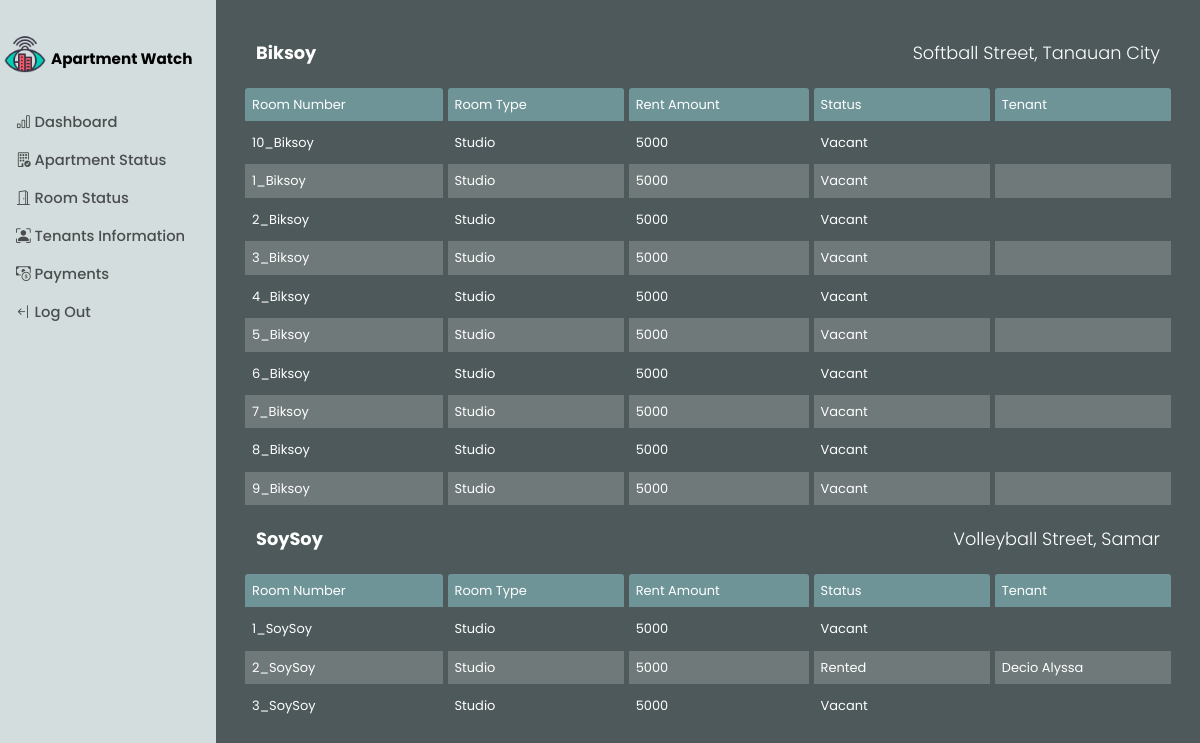
Screenshot of /roomStatus.php (signed in) with the database file from the repository.
### tables this page shows
CREATE TABLE `rooms_table` (
  `Room_ID` varchar(50) NOT NULL,
  `Tenant_ID` int(11) DEFAULT NULL,
  `Apartment_ID` varchar(60) DEFAULT NULL,
  `Room_Type` text DEFAULT NULL,
  `Room_Status` text DEFAULT 'Vacant' COMMENT 'Automatically set to Vacant if Tenant_ID is empty',
  `Rent_Amount` int(11) DEFAULT NULL
);

CREATE TABLE `building_table` (
  `Building_ID` varchar(50) NOT NULL,
  `Owner_ID` int(11) NOT NULL,
  `Building_Name` varchar(50) NOT NULL,
  `Building_Street_Address` varchar(70) DEFAULT NULL,
  `Building_City_Address` varchar(70) DEFAULT NULL,
  `Building_Status` varchar(30) NOT NULL,
  `Total_Rooms` int(11) DEFAULT NULL
);

### roomStatus.php (the view, shortened to what this page needs)
<?php
include './model/databaseConnection.php';
include_once './includes/header.php';
?>
<link rel="stylesheet" href="./styles/style_apartment_status.css">
</head>
<body>
    <div class="body-content d-flex">
        <div class="side-nav-bar d-none d-sm-block">
            <?php include './includes/navigation.php' ?>
        </div>
        <div class="main-content container-fluid p-4">
            <div class="mb-4"  data-aos="fade-up"  data-aos-duration="1300">
            <?php
            $query = "
                SELECT
                    b.Building_Name AS Apartment,
                    b.Building_Street_Address AS Address,
                    b.Building_City_Address AS City,
                    r.Room_ID AS RoomNumber,
                    r.Room_Type AS RoomType,
                    r.Rent_Amount AS RentAmount,
                    r.Room_Status AS RoomStatus,
                    CONCAT(t.First_Name, ' ', t.Last_Name) AS Tenant
                FROM
                    owner_acc_table o
                JOIN
                    building_table b ON o.Account_ID = b.Owner_ID
                LEFT JOIN
                    rooms_table r ON b.Building_ID = r.Apartment_ID
                LEFT JOIN
                    tenants_table t ON r.Tenant_ID = t.Tenant_ID
                WHERE
                    o.Account_ID = :user_id
                ORDER BY
                    b.Building_Name, r.Room_ID;
            ";
            $statement = $PHP_Data_Object->prepare($query);
            $statement->bindParam(':user_id', $_SESSION['user_id']);
            $statement->execute();
            $AllRooms = $statement->fetchAll(PDO::FETCH_ASSOC);
            if (count($AllRooms) > 0) {
                $groupedApartments = [];
                foreach ($AllRooms as $apartmentRooms) {
                    $groupedApartments[$apartmentRooms['Apartment']][] = $apartmentRooms;
                }
                foreach ($groupedApartments as $apartmentName => $rooms) {
                    $address = $rooms[0]['Address'] . ', ' . $rooms[0]['City'];
                    ?>
                    <div class="apartment-name d-flex align-items-end justify-content-between px-3 mt-3">
                        <p class="fw-bold"><?php echo htmlspecialchars($apartmentName); ?></p>
                        <p class="fw-light"><?php echo htmlspecialchars($address); ?></p>
                    </div>
                    <div>
                        <table class="">
                            <thead>
                                <tr>
                                    <td class="" scope="col">Room Number</td>
                                    <td scope="col">Room Type</td>
                                    <td scope="col">Rent Amount</td>
                                    <td scope="col">Status</td>
                                    <td scope="col">Tenant</td>
                                </tr>
                            </thead>
                            <tbody>
                                <?php
                                foreach ($rooms as $room) {
                                ?>
                                <tr>
                                    <td><?php echo htmlspecialchars($room['RoomNumber']); ?></td>
                                    <td><?php echo htmlspecialchars($room['RoomType']); ?></td>
                                    <td><?php echo htmlspecialchars($room['RentAmount']); ?></td>
                                    <td><?php echo htmlspecialchars($room['RoomStatus']); ?></td>
                                    <td><?php echo htmlspecialchars($room['Tenant']); ?></td>
                                </tr>
                                <?php
                                }
                                ?>
                            </tbody>
                        </table>
                    </div>
                <?php
                }
            } else {
                ?>
                <p class="text-center text-white">You don't have an apartment, <span class="fs-1">GO BUILD SOME!!!</span></p>
            <?php
            }
            ?>
            </div>
        </div>
    </div>
</body>
</html>

### includes/header.php (shortened to what this page needs)
<!DOCTYPE html>
<html lang="en">
<head>
    <link href="https://cdn.jsdelivr.net/npm/bootstrap@5.3.3/dist/css/bootstrap.min.css" rel="stylesheet">
    <link rel="stylesheet" href="https://cdn.jsdelivr.net/npm/bootstrap-icons@1.11.3/font/bootstrap-icons.min.css">
    <link rel="stylesheet" href="./styles/interface.css">
    <link href="https://unpkg.com/aos@2.3.1/dist/aos.css" rel="stylesheet">

### includes/navigation.php
<nav class="navbar mt-3">
    <div class="logo-container text-wrap d-flex align-items-center">
        <a href="#" class="navbar-brand">
            <img class="navbar-logo d-inline-block align-text-center" src="./images/AW-logo.png" alt="Navbar Logo">
        </a>
        <p class="mt-4">Apartment Watch</p>
    </div>
    <ul class="navbar-nav mt-3">
        <?php
            $navigation_links = array (
                'Dashboard' => ['dashboard.php', 'bi bi-bar-chart'],
                'Apartment Status' => ['apartmentStatus.php', 'bi bi-building-check'],
                'Room Status' => ['roomStatus.php', 'bi bi-door-open'],
                'Tenants Information' => ['tenantsInformation.php', 'bi bi-person-bounding-box'],
                'Payments' => ['paymentStatus.php', 'bi bi-cash-coin'],
                'Log Out' => ['./model/logout.php', 'bi bi-arrow-bar-left']
            );
            foreach($navigation_links as $navItem => $navLink) {
                echo "
                <li class='nav-item'>
                    <a class='nav-link mx-3' href='$navLink[0]'><i class='$navLink[1]'></i> $navItem</a>
                </li>
                ";
            };
        ?>
    </ul>
</nav>

### styles/interface.css (style rules this page uses)
* { font-family: 'Poppins', sans-serif; box-sizing: border-box; margin: 0; padding: 0; }
:root { --body-color: #304647; --card-color: #4d595a; --mdj-white: #d4dddd; --title-color: #385e62; --font-color: #9ec7c5; --secondary-font-color: #2a9ba7; --button-color: #83b6b4; --button-hover-color: #8bc6c4; --text-hover: #7ba9a8; }
body { background-color: var(--card-color); min-height: 100vh; }
.navbar-logo { width: 50px; height: auto; margin-right: -15px; }
.logo-container > p { font-weight: 700; color: #000; font-size: 0.95rem; padding-bottom: -10px; }
.logo-container { text-wrap: wrap; }
.side-nav-bar, .main-content { height: 100vh; }
.main-content { flex: 82%; }
.side-nav-bar { flex: 18%; background-color: var(--mdj-white); }
.side-nav-bar a { font-weight: 500; font-size: 0.92rem; }

### styles/style_apartment_status.css (style rules this page uses)
.apartment-name > p { color: #fff; font-size: 1.11rem; }
table { width: 100%; border-collapse: separate; border-spacing: 5px; }
table thead tr td { background-color: #6e9497; border-top-left-radius: 3px; border-top-right-radius: 3px; }
table tbody tr:nth-child(even) { background-color: #ffffff32; }
table thead tr td, table tbody tr td { max-width: 8rem; min-width: 6rem; text-align: start; padding: 0; font-size: 0.81rem; color: #fff; padding: 7px; text-overflow: ellipsis; overflow: hidden; white-space: nowrap; }

### rows the page displays
rooms_table: apartmentName "Biksoy", Apartment_ID.Building_City_Address "Softball Street, Tanauan City", Room_ID "10_Biksoy", Room_Type "Studio", Rent_Amount "5000", Room_Status "Vacant"
rooms_table: Room_ID "1_Biksoy", Room_Type "Studio", Rent_Amount "5000", Room_Status "Vacant"
rooms_table: Room_ID "2_Biksoy", Room_Type "Studio", Rent_Amount "5000", Room_Status "Vacant"
rooms_table: Room_ID "3_Biksoy", Room_Type "Studio", Rent_Amount "5000", Room_Status "Vacant"
rooms_table: Room_ID "4_Biksoy", Room_Type "Studio", Rent_Amount "5000", Room_Status "Vacant"
rooms_table: Room_ID "5_Biksoy", Room_Type "Studio", Rent_Amount "5000", Room_Status "Vacant"
rooms_table: Room_ID "6_Biksoy", Room_Type "Studio", Rent_Amount "5000", Room_Status "Vacant"
rooms_table: Room_ID "7_Biksoy", Room_Type "Studio", Rent_Amount "5000", Room_Status "Vacant"
rooms_table: Room_ID "8_Biksoy", Room_Type "Studio", Rent_Amount "5000", Room_Status "Vacant"
rooms_table: Room_ID "9_Biksoy", Room_Type "Studio", Rent_Amount "5000", Room_Status "Vacant"
rooms_table: apartmentName "SoySoy", Apartment_ID.Building_City_Address "Volleyball Street, Samar", Room_ID "1_SoySoy", Room_Type "Studio", Rent_Amount "5000", Room_Status "Vacant"
rooms_table: Room_ID "2_SoySoy", Room_Type "Studio", Rent_Amount "5000", Room_Status "Rented", Tenant "Decio Alyssa"
rooms_table: Room_ID "3_SoySoy", Room_Type "Studio", Rent_Amount "5000", Room_Status "Vacant"

### other values shown
$navItem "Dashboard"
$navItem "Apartment Status"
$navItem "Room Status"
$navItem "Tenants Information"
$navItem "Payments"
$navItem "Log Out"
